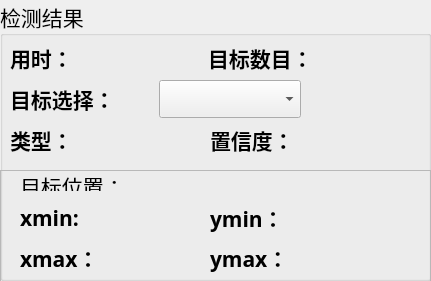
    <widget class="QGroupBox" name="groupBox_2">
     <property name="geometry">
      <rect>
       <x>0</x>
       <y>200</y>
       <width>431</width>
       <height>281</height>
      </rect>
     </property>
     <property name="font">
      <font>
       <family>华文楷体</family>
       <pointsize>16</pointsize>
      </font>
     </property>
     <property name="title">
      <string>检测结果</string>
     </property>
     <widget class="QFrame" name="frame_6">
      <property name="geometry">
       <rect>
        <x>0</x>
        <y>170</y>
        <width>431</width>
        <height>191</height>
       </rect>
      </property>
      <property name="frameShape">
       <enum>QFrame::StyledPanel</enum>
      </property>
      <property name="frameShadow">
       <enum>QFrame::Raised</enum>
      </property>
      <widget class="QLabel" name="label_4">
       <property name="geometry">
        <rect>
         <x>20</x>
         <y>0</y>
         <width>131</width>
         <height>21</height>
        </rect>
       </property>
       <property name="font">
        <font>
         <family>宋体</family>
         <pointsize>16</pointsize>
        </font>
       </property>
       <property name="styleSheet">
        <string notr="true"/>
       </property>
       <property name="text">
        <string>&lt;html&gt;&lt;head/&gt;&lt;body&gt;&lt;p&gt;目标位置：&lt;/p&gt;&lt;/body&gt;&lt;/html&gt;</string>
       </property>
      </widget>
      <widget class="QWidget" name="layoutWidget">
       <property name="geometry">
        <rect>
         <x>20</x>
         <y>30</y>
         <width>161</width>
         <height>37</height>
        </rect>
       </property>
       <layout class="QHBoxLayout" name="horizontalLayout">
        <item>
         <widget class="QLabel" name="label_6">
          <property name="font">
           <font>
            <family>仿宋</family>
            <pointsize>16</pointsize>
            <weight>50</weight>
            <bold>false</bold>
           </font>
          </property>
          <property name="text">
           <string>&lt;html&gt;&lt;head/&gt;&lt;body&gt;&lt;p&gt;&lt;span style=&quot; font-weight:600;&quot;&gt;xmin:&lt;/span&gt;&lt;/p&gt;&lt;/body&gt;&lt;/html&gt;</string>
          </property>
         </widget>
        </item>
        <item>
         <widget class="QLabel" name="label_xmin">
          <property name="palette">
           <palette>
            <active>
             <colorrole role="WindowText">
              <brush brushstyle="SolidPattern">
               <color alpha="255">
                <red>255</red>
                <green>0</green>
                <blue>0</blue>
               </color>
              </brush>
             </colorrole>
            </active>
            <inactive>
             <colorrole role="WindowText">
              <brush brushstyle="SolidPattern">
               <color alpha="255">
                <red>255</red>
                <green>0</green>
                <blue>0</blue>
               </color>
              </brush>
             </colorrole>
            </inactive>
            <disabled>
             <colorrole role="WindowText">
              <brush brushstyle="SolidPattern">
               <color alpha="255">
                <red>120</red>
                <green>120</green>
                <blue>120</blue>
               </color>
              </brush>
             </colorrole>
            </disabled>
           </palette>
          </property>
          <property name="font">
           <font>
            <family>Arial</family>
            <pointsize>16</pointsize>
            <weight>75</weight>
            <bold>true</bold>
           </font>
          </property>
          <property name="text">
           <string/>
          </property>
         </widget>
        </item>
       </layout>
      </widget>
      <widget class="QWidget" name="layoutWidget">
       <property name="geometry">
        <rect>
         <x>210</x>
         <y>30</y>
         <width>161</width>
         <height>37</height>
        </rect>
       </property>
       <layout class="QHBoxLayout" name="horizontalLayout_2">
        <item>
         <widget class="QLabel" name="label_8">
          <property name="font">
           <font>
            <family>仿宋</family>
            <pointsize>16</pointsize>
           </font>
          </property>
          <property name="text">
           <string>&lt;html&gt;&lt;head/&gt;&lt;body&gt;&lt;p&gt;&lt;span style=&quot; font-weight:600;&quot;&gt;ymin：&lt;/span&gt;&lt;/p&gt;&lt;/body&gt;&lt;/html&gt;</string>
          </property>
         </widget>
        </item>
        <item>
         <widget class="QLabel" name="label_ymin">
          <property name="palette">
           <palette>
            <active>
             <colorrole role="WindowText">
              <brush brushstyle="SolidPattern">
               <color alpha="255">
                <red>255</red>
                <green>0</green>
                <blue>0</blue>
               </color>
              </brush>
             </colorrole>
            </active>
            <inactive>
             <colorrole role="WindowText">
              <brush brushstyle="SolidPattern">
               <color alpha="255">
                <red>255</red>
                <green>0</green>
                <blue>0</blue>
               </color>
              </brush>
             </colorrole>
            </inactive>
            <disabled>
             <colorrole role="WindowText">
              <brush brushstyle="SolidPattern">
               <color alpha="255">
                <red>120</red>
                <green>120</green>
                <blue>120</blue>
               </color>
              </brush>
             </colorrole>
            </disabled>
           </palette>
          </property>
          <property name="font">
           <font>
            <family>Arial</family>
            <pointsize>16</pointsize>
            <weight>75</weight>
            <bold>true</bold>
           </font>
          </property>
          <property name="text">
           <string/>
          </property>
         </widget>
        </item>
       </layout>
      </widget>
      <widget class="QWidget" name="layoutWidget">
       <property name="geometry">
        <rect>
         <x>20</x>
         <y>70</y>
         <width>161</width>
         <height>37</height>
        </rect>
       </property>
       <layout class="QHBoxLayout" name="horizontalLayout_3">
        <item>
         <widget class="QLabel" name="label_7">
          <property name="font">
           <font>
            <family>仿宋</family>
            <pointsize>16</pointsize>
           </font>
          </property>
          <property name="text">
           <string>&lt;html&gt;&lt;head/&gt;&lt;body&gt;&lt;p&gt;&lt;span style=&quot; font-weight:600;&quot;&gt;xmax：&lt;/span&gt;&lt;/p&gt;&lt;/body&gt;&lt;/html&gt;</string>
          </property>
         </widget>
        </item>
        <item>
         <widget class="QLabel" name="label_xmax">
          <property name="palette">
           <palette>
            <active>
             <colorrole role="WindowText">
              <brush brushstyle="SolidPattern">
               <color alpha="255">
                <red>255</red>
                <green>0</green>
                <blue>0</blue>
               </color>
              </brush>
             </colorrole>
            </active>
            <inactive>
             <colorrole role="WindowText">
              <brush brushstyle="SolidPattern">
               <color alpha="255">
                <red>255</red>
                <green>0</green>
                <blue>0</blue>
               </color>
              </brush>
             </colorrole>
            </inactive>
            <disabled>
             <colorrole role="WindowText">
              <brush brushstyle="SolidPattern">
               <color alpha="255">
                <red>120</red>
                <green>120</green>
                <blue>120</blue>
               </color>
              </brush>
             </colorrole>
            </disabled>
           </palette>
          </property>
          <property name="font">
           <font>
            <family>Arial</family>
            <pointsize>16</pointsize>
            <weight>75</weight>
            <bold>true</bold>
           </font>
          </property>
          <property name="text">
           <string/>
          </property>
         </widget>
        </item>
       </layout>
      </widget>
      <widget class="QWidget" name="layoutWidget">
       <property name="geometry">
        <rect>
         <x>210</x>
         <y>70</y>
         <width>161</width>
         <height>37</height>
        </rect>
       </property>
       <layout class="QHBoxLayout" name="horizontalLayout_4">
        <item>
         <widget class="QLabel" name="label_9">
          <property name="font">
           <font>
            <family>仿宋</family>
            <pointsize>16</pointsize>
           </font>
          </property>
          <property name="text">
           <string>&lt;html&gt;&lt;head/&gt;&lt;body&gt;&lt;p&gt;&lt;span style=&quot; font-weight:600;&quot;&gt;ymax：&lt;/span&gt;&lt;/p&gt;&lt;/body&gt;&lt;/html&gt;</string>
          </property>
         </widget>
        </item>
        <item>
         <widget class="QLabel" name="label_ymax">
          <property name="palette">
           <palette>
            <active>
             <colorrole role="WindowText">
              <brush brushstyle="SolidPattern">
               <color alpha="255">
                <red>255</red>
                <green>0</green>
                <blue>0</blue>
               </color>
              </brush>
             </colorrole>
            </active>
            <inactive>
             <colorrole role="WindowText">
              <brush brushstyle="SolidPattern">
               <color alpha="255">
                <red>255</red>
                <green>0</green>
                <blue>0</blue>
               </color>
              </brush>
             </colorrole>
            </inactive>
            <disabled>
             <colorrole role="WindowText">
              <brush brushstyle="SolidPattern">
               <color alpha="255">
                <red>120</red>
                <green>120</green>
                <blue>120</blue>
               </color>
              </brush>
             </colorrole>
            </disabled>
           </palette>
          </property>
          <property name="font">
           <font>
            <family>Arial</family>
            <pointsize>16</pointsize>
            <weight>75</weight>
            <bold>true</bold>
           </font>
          </property>
          <property name="text">
           <string/>
          </property>
         </widget>
        </item>
       </layout>
      </widget>
     </widget>
     <widget class="QWidget" name="layoutWidget">
      <property name="geometry">
       <rect>
        <x>208</x>
        <y>40</y>
        <width>211</width>
        <height>37</height>
       </rect>
      </property>
      <layout class="QHBoxLayout" name="horizontalLayout_5">
       <item>
        <widget class="QLabel" name="label">
         <property name="font">
          <font>
           <family>仿宋</family>
           <pointsize>16</pointsize>
          </font>
         </property>
         <property name="text">
          <string>&lt;html&gt;&lt;head/&gt;&lt;body&gt;&lt;p&gt;&lt;span style=&quot; font-weight:600;&quot;&gt;目标数目：&lt;/span&gt;&lt;/p&gt;&lt;/body&gt;&lt;/html&gt;</string>
         </property>
        </widget>
       </item>
       <item>
        <widget class="QLabel" name="label_nums">
         <property name="palette">
          <palette>
           <active>
            <colorrole role="WindowText">
             <brush brushstyle="SolidPattern">
              <color alpha="255">
               <red>255</red>
               <green>0</green>
               <blue>0</blue>
              </color>
             </brush>
            </colorrole>
            <colorrole role="Text">
             <brush brushstyle="SolidPattern">
              <color alpha="255">
               <red>0</red>
               <green>0</green>
               <blue>0</blue>
              </color>
             </brush>
            </colorrole>
            <colorrole role="PlaceholderText">
             <brush brushstyle="SolidPattern">
              <color alpha="128">
               <red>255</red>
               <green>0</green>
               <blue>0</blue>
              </color>
             </brush>
            </colorrole>
           </active>
           <inactive>
            <colorrole role="WindowText">
             <brush brushstyle="SolidPattern">
              <color alpha="255">
               <red>255</red>
               <green>0</green>
               <blue>0</blue>
              </color>
             </brush>
            </colorrole>
            <colorrole role="Text">
             <brush brushstyle="SolidPattern">
              <color alpha="255">
               <red>0</red>
               <green>0</green>
               <blue>0</blue>
              </color>
             </brush>
            </colorrole>
            <colorrole role="PlaceholderText">
             <brush brushstyle="SolidPattern">
              <color alpha="128">
               <red>255</red>
               <green>0</green>
               <blue>0</blue>
              </color>
             </brush>
            </colorrole>
           </inactive>
           <disabled>
            <colorrole role="WindowText">
             <brush brushstyle="SolidPattern">
              <color alpha="255">
               <red>120</red>
               <green>120</green>
               <blue>120</blue>
              </color>
             </brush>
            </colorrole>
            <colorrole role="Text">
             <brush brushstyle="SolidPattern">
              <color alpha="255">
               <red>120</red>
               <green>120</green>
               <blue>120</blue>
              </color>
             </brush>
            </colorrole>
            <colorrole role="PlaceholderText">
             <brush brushstyle="SolidPattern">
              <color alpha="128">
               <red>0</red>
               <green>0</green>
               <blue>0</blue>
              </color>
             </brush>
            </colorrole>
           </disabled>
          </palette>
         </property>
         <property name="font">
          <font>
           <family>Arial</family>
           <pointsize>16</pointsize>
           <weight>75</weight>
           <bold>true</bold>
          </font>
         </property>
         <property name="text">
          <string/>
         </property>
        </widget>
       </item>
      </layout>
     </widget>
     <widget class="QWidget" name="layoutWidget">
      <property name="geometry">
       <rect>
        <x>10</x>
        <y>80</y>
        <width>291</width>
        <height>38</height>
       </rect>
      </property>
      <layout class="QHBoxLayout" name="horizontalLayout_6">
       <item>
        <widget class="QLabel" name="label_5">
         <property name="font">
          <font>
           <family>仿宋</family>
           <pointsize>16</pointsize>
          </font>
         </property>
         <property name="text">
          <string>&lt;html&gt;&lt;head/&gt;&lt;body&gt;&lt;p&gt;&lt;span style=&quot; font-weight:600;&quot;&gt;目标选择：&lt;/span&gt;&lt;/p&gt;&lt;/body&gt;&lt;/html&gt;</string>
         </property>
        </widget>
       </item>
       <item>
        <widget class="QComboBox" name="comboBox">
         <property name="font">
          <font>
           <family>宋体</family>
           <pointsize>16</pointsize>
          </font>
         </property>
        </widget>
       </item>
      </layout>
     </widget>
     <widget class="QWidget" name="layoutWidget_2">
      <property name="geometry">
       <rect>
        <x>10</x>
        <y>40</y>
        <width>171</width>
        <height>37</height>
       </rect>
      </property>
      <layout class="QHBoxLayout" name="horizontalLayout_7">
       <item>
        <widget class="QLabel" name="label_10">
         <property name="font">
          <font>
           <family>仿宋</family>
           <pointsize>16</pointsize>
          </font>
         </property>
         <property name="text">
          <string>&lt;html&gt;&lt;head/&gt;&lt;body&gt;&lt;p&gt;&lt;span style=&quot; font-weight:600;&quot;&gt;用时：&lt;/span&gt;&lt;/p&gt;&lt;/body&gt;&lt;/html&gt;</string>
         </property>
        </widget>
       </item>
       <item>
        <widget class="QLabel" name="time_lb">
         <property name="palette">
          <palette>
           <active>
            <colorrole role="WindowText">
             <brush brushstyle="SolidPattern">
              <color alpha="255">
               <red>255</red>
               <green>0</green>
               <blue>0</blue>
              </color>
             </brush>
            </colorrole>
            <colorrole role="Text">
             <brush brushstyle="SolidPattern">
              <color alpha="255">
               <red>0</red>
               <green>0</green>
               <blue>0</blue>
              </color>
             </brush>
            </colorrole>
            <colorrole role="PlaceholderText">
             <brush brushstyle="SolidPattern">
              <color alpha="128">
               <red>255</red>
               <green>0</green>
               <blue>0</blue>
              </color>
             </brush>
            </colorrole>
           </active>
           <inactive>
            <colorrole role="WindowText">
             <brush brushstyle="SolidPattern">
              <color alpha="255">
               <red>255</red>
               <green>0</green>
               <blue>0</blue>
              </color>
             </brush>
            </colorrole>
            <colorrole role="Text">
             <brush brushstyle="SolidPattern">
              <color alpha="255">
               <red>0</red>
               <green>0</green>
               <blue>0</blue>
              </color>
             </brush>
            </colorrole>
            <colorrole role="PlaceholderText">
             <brush brushstyle="SolidPattern">
              <color alpha="128">
               <red>255</red>
               <green>0</green>
               <blue>0</blue>
              </color>
             </brush>
            </colorrole>
           </inactive>
           <disabled>
            <colorrole role="WindowText">
             <brush brushstyle="SolidPattern">
              <color alpha="255">
               <red>120</red>
               <green>120</green>
               <blue>120</blue>
              </color>
             </brush>
            </colorrole>
            <colorrole role="Text">
             <brush brushstyle="SolidPattern">
              <color alpha="255">
               <red>120</red>
               <green>120</green>
               <blue>120</blue>
              </color>
             </brush>
            </colorrole>
            <colorrole role="PlaceholderText">
             <brush brushstyle="SolidPattern">
              <color alpha="128">
               <red>0</red>
               <green>0</green>
               <blue>0</blue>
              </color>
             </brush>
            </colorrole>
           </disabled>
          </palette>
         </property>
         <property name="font">
          <font>
           <family>Arial</family>
           <pointsize>16</pointsize>
           <weight>75</weight>
           <bold>true</bold>
          </font>
         </property>
         <property name="text">
          <string/>
         </property>
        </widget>
       </item>
      </layout>
     </widget>
     <widget class="QWidget" name="layoutWidget">
      <property name="geometry">
       <rect>
        <x>210</x>
        <y>120</y>
        <width>191</width>
        <height>41</height>
       </rect>
      </property>
      <layout class="QHBoxLayout" name="horizontalLayout_8">
       <item>
        <widget class="QLabel" name="label_11">
         <property name="font">
          <font>
           <family>仿宋</family>
           <pointsize>16</pointsize>
          </font>
         </property>
         <property name="text">
          <string>&lt;html&gt;&lt;head/&gt;&lt;body&gt;&lt;p&gt;&lt;span style=&quot; font-weight:600;&quot;&gt;置信度：&lt;/span&gt;&lt;/p&gt;&lt;/body&gt;&lt;/html&gt;</string>
         </property>
        </widget>
       </item>
       <item>
        <widget class="QLabel" name="label_conf">
         <property name="palette">
          <palette>
           <active>
            <colorrole role="WindowText">
             <brush brushstyle="SolidPattern">
              <color alpha="255">
               <red>255</red>
               <green>0</green>
               <blue>0</blue>
              </color>
             </brush>
            </colorrole>
           </active>
           <inactive>
            <colorrole role="WindowText">
             <brush brushstyle="SolidPattern">
              <color alpha="255">
               <red>255</red>
               <green>0</green>
               <blue>0</blue>
              </color>
             </brush>
            </colorrole>
           </inactive>
           <disabled>
            <colorrole role="WindowText">
             <brush brushstyle="SolidPattern">
              <color alpha="255">
               <red>120</red>
               <green>120</green>
               <blue>120</blue>
              </color>
             </brush>
            </colorrole>
           </disabled>
          </palette>
         </property>
         <property name="font">
          <font>
           <family>Arial</family>
           <pointsize>16</pointsize>
           <weight>75</weight>
           <bold>true</bold>
          </font>
         </property>
         <property name="text">
          <string/>
         </property>
        </widget>
       </item>
      </layout>
     </widget>
     <widget class="QWidget" name="layoutWidget_3">
      <property name="geometry">
       <rect>
        <x>10</x>
        <y>120</y>
        <width>191</width>
        <height>41</height>
       </rect>
      </property>
      <layout class="QHBoxLayout" name="horizontalLayout_9">
       <item>
        <widget class="QLabel" name="label_13">
         <property name="maximumSize">
          <size>
           <width>60</width>
           <height>16777215</height>
          </size>
         </property>
         <property name="font">
          <font>
           <family>仿宋</family>
           <pointsize>16</pointsize>
          </font>
         </property>
         <property name="text">
          <string>&lt;html&gt;&lt;head/&gt;&lt;body&gt;&lt;p&gt;&lt;span style=&quot; font-weight:600;&quot;&gt;类型：&lt;/span&gt;&lt;/p&gt;&lt;/body&gt;&lt;/html&gt;</string>
         </property>
        </widget>
       </item>
       <item>
        <widget class="QLabel" name="type_lb">
         <property name="palette">
          <palette>
           <active>
            <colorrole role="WindowText">
             <brush brushstyle="SolidPattern">
              <color alpha="255">
               <red>255</red>
               <green>0</green>
               <blue>0</blue>
              </color>
             </brush>
            </colorrole>
           </active>
           <inactive>
            <colorrole role="WindowText">
             <brush brushstyle="SolidPattern">
              <color alpha="255">
               <red>255</red>
               <green>0</green>
               <blue>0</blue>
              </color>
             </brush>
            </colorrole>
           </inactive>
           <disabled>
            <colorrole role="WindowText">
             <brush brushstyle="SolidPattern">
              <color alpha="255">
               <red>120</red>
               <green>120</green>
               <blue>120</blue>
              </color>
             </brush>
            </colorrole>
           </disabled>
          </palette>
         </property>
         <property name="font">
          <font>
           <family>Arial</family>
           <pointsize>16</pointsize>
           <weight>75</weight>
           <bold>true</bold>
          </font>
         </property>
         <property name="text">
          <string/>
         </property>
        </widget>
       </item>
      </layout>
     </widget>
    </widget>
